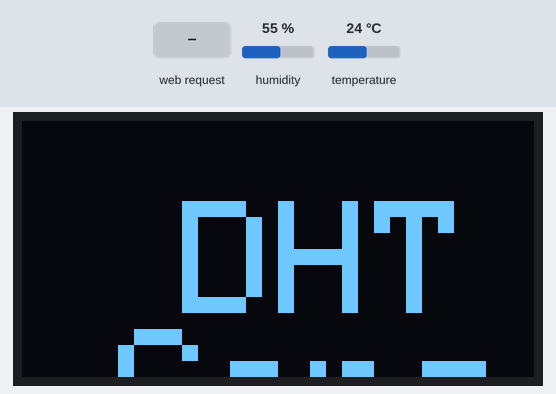
This sketch was run on a simulated ESP8266 (NodeMCU). Parts: 128×64 one-colour display. Inputs (shaded band) come from the test bench; at power-on: humidity 55 %, temperature 24 °C. WiFi joins after 1.5 s; servers stay silent unless stated; what the sketch prints to the serial monitor is not drawn.

Above: at 3.7 s.
3.8 s: HTTP request GET /getTemp received
At 4.8 s:
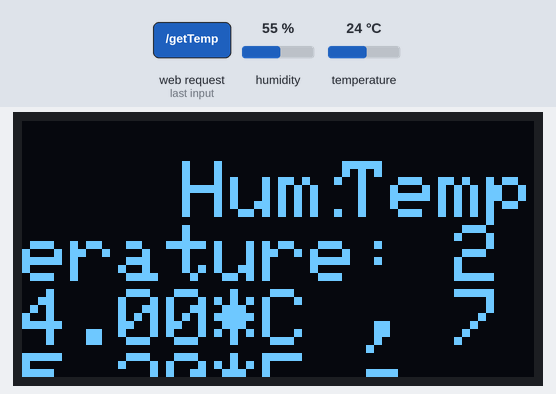
Timing chart, 0 to 6.8 s (numbered marks = the images above; inputs shaded):
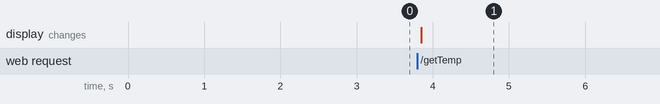

The sketch:

DHT_web_server_5.ino
```cpp
/*
 * Sketch: ESP8266_Part8_04_AutoUpdate_DHT11
 * Intended to be run on an ESP8266
 */

String header = "HTTP/1.1 200 OK\r\nContent-Type: text/html\r\n\r\n";

String html_1 = R"=====(
<!DOCTYPE html>
<html>
 <head>
  <meta name='viewport' content='width=device-width, initial-scale=1.0'/>
  <meta charset='utf-8'>
  <style>
    body {font-size:100%;}
    #main {display: table; margin: auto;  padding: 10px 10px 10px 10px; }
    #content { border: 5px solid blue; border-radius: 15px; padding: 10px 0px 10px 0px;}
    h2 {text-align:center; margin: 10px 0px 10px 0px;}
    p { text-align:center; margin: 5px 0px 10px 0px; font-size: 120%;}
    #time_P { margin: 10px 0px 15px 0px;}
  </style>

  <script>
    function updateTime()
    {
       var d = new Date();
       var t = "";
       t = d.toLocaleTimeString();
       document.getElementById('P_time').innerHTML = t;
    }

    function updateTemp()
    {
       ajaxLoad('getTemp');
    }

    var ajaxRequest = null;
    if (window.XMLHttpRequest)  { ajaxRequest =new XMLHttpRequest(); }
    else                        { ajaxRequest =new ActiveXObject("Microsoft.XMLHTTP"); }

    function ajaxLoad(ajaxURL)
    {
      if(!ajaxRequest){ alert('AJAX is not supported.'); return; }

      ajaxRequest.open('GET',ajaxURL,true);
      ajaxRequest.onreadystatechange = function()
      {
        if(ajaxRequest.readyState == 4 && ajaxRequest.status==200)
        {
          var ajaxResult = ajaxRequest.responseText;
          var tmpArray = ajaxResult.split("|");
          document.getElementById('temp_C').innerHTML = tmpArray[0];
          document.getElementById('temp_F').innerHTML = tmpArray[1];
          document.getElementById('hmd').innerHTML = tmpArray[2];
        }
      }
      ajaxRequest.send();
    }

    var myVar1 = setInterval(updateTemp, 5000);
    var myVar2 = setInterval(updateTime, 1000);

  </script>


  <title>Temperature & Humidy Monitor</title>
 </head>

 <body>
   <div id='main'>
     <h2>Temperature & Humidity Monitor</h2>
     <div id='content'>
       <p id='P_time'>Time</p>
       <h2>Temperature</h2>
       <p> <span id='temp_C'>--.-</span> &deg;C &nbsp;-&nbsp; <span id='temp_F'>--.-</span> &deg;F </p>
       <h2>Humidity</h2>
       <p> <span id='hmd'>--</span> % </p>
     </div>
   </div>
 </body>
</html>
)=====";

#include <ESP8266WiFi.h>
#include <SPI.h>
#include <Wire.h>
#include <Adafruit_GFX.h>
#include <Adafruit_SSD1306.h>
#define OLED_RESET 16
Adafruit_SSD1306 display(OLED_RESET);

// change these values to match your network
char ssid[] = "CHIRAPATH@LEO";       //  your network SSID (name)
char pass[] = "Leo@2543";          //  your network password

#include "DHT.h"
#define DHTPIN D1   // what digital pin we're connected to
#define DHTTYPE DHT11
DHT dht(DHTPIN, DHTTYPE);

float tempF = 0;
float tempC = 0;
float humid = 0;

String teF;
String teC;
String hum;

WiFiServer server(80);
String request = "";


void setup()
{
    Serial.begin(115200);
    Serial.println();
    Serial.println("Serial started at 115200");
    Serial.println();
    display.begin(SSD1306_SWITCHCAPVCC, 0x3c); //สั่งให้จอ OLED เริ่มทำงานที่ Address 0x3C
    dht.begin();

    if(!display.begin(SSD1306_SWITCHCAPVCC, 0x3C)) { // Address 0x3D for 128x64
    Serial.println(F("SSD1306 allocation failed"));
    for(;;);
  }
    display.clearDisplay();
    display.setTextSize(4);
    display.setTextColor(WHITE, BLACK);
    display.setCursor(40, 20);
    // Display static text
    display.println("DHT Sensor");
    display.display();
    // Connect to a WiFi network
    Serial.print(F("Connecting to "));  Serial.println(ssid);
    WiFi.begin(ssid, pass);

    while (WiFi.status() != WL_CONNECTED)
    {
        Serial.print(".");
        delay(500);
    }

    Serial.println("");
    Serial.println(F("[CONNECTED]"));
    Serial.print("[IP ");
    Serial.print(WiFi.localIP());
    Serial.println("]");

    // start a server
    server.begin();
    Serial.println("Server started");
    delay(1000);
    display.clearDisplay();
} // void setup()


void loop()
{
    WiFiClient client = server.available();     // Check if a client has connected
    if (!client)  {  return;  }

    request = client.readStringUntil('\r');     // Read the first line of the request

    Serial.println(request);
    Serial.println("");

    humid = dht.readHumidity();
    tempC = dht.readTemperature();        // Read temperature as Celsius (the default)
    tempF = dht.readTemperature(true);    // Read temperature as Fahrenheit (isFahrenheit = true)

    hum = String(humid);
    teC = String(tempC);        // Read temperature as Celsius (the default)
    teF = String(tempF);    // Read temperature as Fahrenheit (isFahrenheit = true)

    display.setTextSize(2);
    display.setTextColor(WHITE, BLACK);
    display.setCursor(40, 10);
    display.print("Humidity: ");
    display.print(hum);
    display.println("relative percentages.");
    display.setCursor(80, 10);
    display.print("Temperature: ");
    display.print(teC);
    display.print("*C , ");
    display.print(teF);
    display.println("*F.");
    display.display();

    if ( request.indexOf("getTemp") > 0 )
     {
          Serial.println("getTemp received");

          // Reading temperature or humidity takes about 250 milliseconds!
          // Sensor readings may also be up to 2 seconds 'old' (its a very slow sensor)
          humid = dht.readHumidity();
          tempC = dht.readTemperature();        // Read temperature as Celsius (the default)
          tempF = dht.readTemperature(true);    // Read temperature as Fahrenheit (isFahrenheit = true)

          if ( !isnan(humid) && !isnan(tempC) && !isnan(tempC) )
          {
              client.print( header );
              client.print( tempC );   client.print( "|" );  client.print( tempF );   client.print( "|" );  client.print( humid );
              Serial.println("data sent");
          }
          else
          {
            Serial.println("Error reading the sensor");
            display.clearDisplay();
            display.setTextSize(2);
            display.setTextColor(WHITE, BLACK);
            display.setCursor(60, 20);
            display.print("Error reading the sensor");
          }
      }

    else
    {
      client.flush();
      client.print( header );
      client.print( html_1 );
      Serial.println("New page served");
    }

    delay(5);

  // The client will actually be disconnected when the function returns and the 'client' object is destroyed

}
```

Measured:
- after the input at 3.8 s, the display: changes after 0.05 s (image 1)
